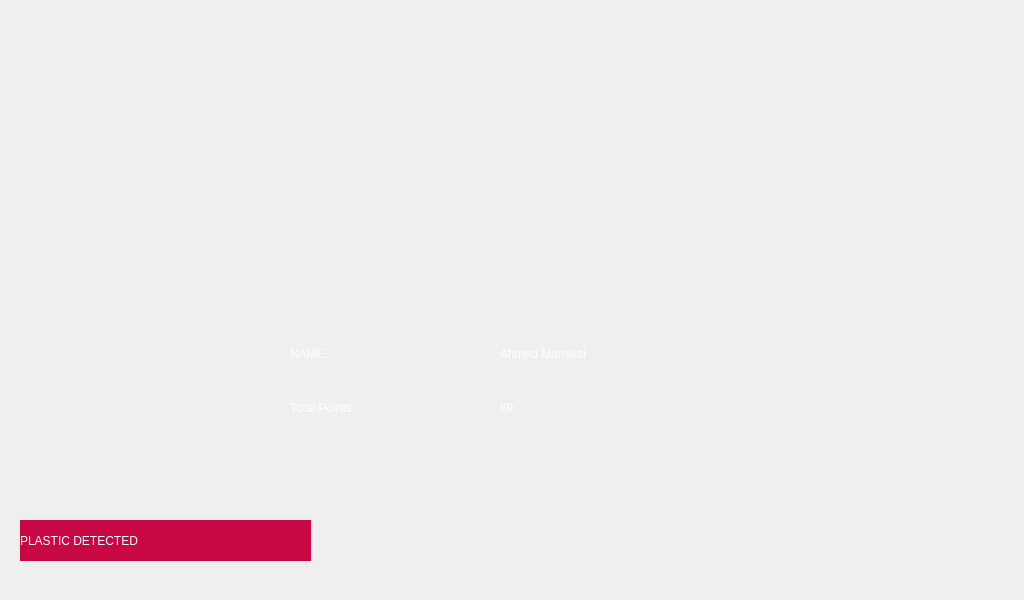
<?xml version="1.0" encoding="UTF-8"?>
<ui version="4.0">
 <class>MainWindow</class>
 <widget class="QMainWindow" name="MainWindow">
  <property name="geometry">
   <rect>
    <x>0</x>
    <y>0</y>
    <width>1024</width>
    <height>600</height>
   </rect>
  </property>
  <property name="windowTitle">
   <string>MainWindow</string>
  </property>
  <widget class="QWidget" name="centralwidget">
   <widget class="QLabel" name="typedetected">
    <property name="geometry">
     <rect>
      <x>40</x>
      <y>270</y>
      <width>241</width>
      <height>221</height>
     </rect>
    </property>
    <property name="styleSheet">
     <string notr="true"/>
    </property>
    <property name="text">
     <string/>
    </property>
    <property name="pixmap">
     <pixmap resource="resrouce.qrc">:/a/plastic.png</pixmap>
    </property>
    <property name="scaledContents">
     <bool>true</bool>
    </property>
   </widget>
   <widget class="QWidget" name="verticalLayoutWidget">
    <property name="geometry">
     <rect>
      <x>290</x>
      <y>330</y>
      <width>191</width>
      <height>101</height>
     </rect>
    </property>
    <layout class="QVBoxLayout" name="verticalLayout">
     <item>
      <widget class="QLabel" name="label_2">
       <property name="styleSheet">
        <string notr="true">font: 75 24pt &quot;MS Shell Dlg 2&quot;;
color: rgb(255, 255, 255);</string>
       </property>
       <property name="text">
        <string>NAME:</string>
       </property>
      </widget>
     </item>
     <item>
      <widget class="QLabel" name="label_4">
       <property name="styleSheet">
        <string notr="true">font: 75 24pt &quot;MS Shell Dlg 2&quot;;color: rgb(255, 255, 255);</string>
       </property>
       <property name="text">
        <string>Total Points:</string>
       </property>
      </widget>
     </item>
    </layout>
   </widget>
   <widget class="QWidget" name="verticalLayoutWidget_2">
    <property name="geometry">
     <rect>
      <x>500</x>
      <y>330</y>
      <width>271</width>
      <height>101</height>
     </rect>
    </property>
    <layout class="QVBoxLayout" name="verticalLayout_2">
     <item>
      <widget class="QLabel" name="name">
       <property name="styleSheet">
        <string notr="true">font: 75 24pt &quot;MS Shell Dlg 2&quot;;
color: rgb(255, 255, 255);</string>
       </property>
       <property name="text">
        <string>Ahmed Marnissi</string>
       </property>
      </widget>
     </item>
     <item>
      <widget class="QLabel" name="totalpoints">
       <property name="styleSheet">
        <string notr="true">font: 75 24pt &quot;MS Shell Dlg 2&quot;;
color: rgb(255, 255, 255);</string>
       </property>
       <property name="text">
        <string>69</string>
       </property>
      </widget>
     </item>
    </layout>
   </widget>
   <widget class="QLabel" name="label">
    <property name="geometry">
     <rect>
      <x>790</x>
      <y>280</y>
      <width>191</width>
      <height>171</height>
     </rect>
    </property>
    <property name="text">
     <string/>
    </property>
    <property name="pixmap">
     <pixmap resource="resrouce.qrc">:/a/plus1.png</pixmap>
    </property>
    <property name="scaledContents">
     <bool>true</bool>
    </property>
   </widget>
   <widget class="QLabel" name="bg">
    <property name="geometry">
     <rect>
      <x>-3</x>
      <y>-10</y>
      <width>1041</width>
      <height>611</height>
     </rect>
    </property>
    <property name="text">
     <string/>
    </property>
    <property name="pixmap">
     <pixmap resource="resrouce.qrc">:/a/backround.jpg</pixmap>
    </property>
    <property name="scaledContents">
     <bool>true</bool>
    </property>
   </widget>
   <widget class="QLabel" name="detected">
    <property name="geometry">
     <rect>
      <x>20</x>
      <y>520</y>
      <width>291</width>
      <height>41</height>
     </rect>
    </property>
    <property name="styleSheet">
     <string notr="true">font: 75 24pt &quot;MS Shell Dlg 2&quot;;
color: rgb(255, 255, 255);
background-color: rgb(200, 8, 69);</string>
    </property>
    <property name="text">
     <string>PLASTIC DETECTED</string>
    </property>
    <property name="textFormat">
     <enum>Qt::PlainText</enum>
    </property>
    <property name="scaledContents">
     <bool>true</bool>
    </property>
    <property name="wordWrap">
     <bool>false</bool>
    </property>
   </widget>
   <widget class="QLabel" name="logo">
    <property name="geometry">
     <rect>
      <x>230</x>
      <y>20</y>
      <width>601</width>
      <height>141</height>
     </rect>
    </property>
    <property name="styleSheet">
     <string notr="true"/>
    </property>
    <property name="text">
     <string/>
    </property>
    <property name="pixmap">
     <pixmap resource="resrouce.qrc">:/a/greenr.png</pixmap>
    </property>
    <property name="scaledContents">
     <bool>true</bool>
    </property>
   </widget>
   <zorder>bg</zorder>
   <zorder>typedetected</zorder>
   <zorder>verticalLayoutWidget</zorder>
   <zorder>verticalLayoutWidget_2</zorder>
   <zorder>label</zorder>
   <zorder>detected</zorder>
   <zorder>logo</zorder>
  </widget>
 </widget>
 <resources>
  <include location="resrouce.qrc"/>
 </resources>
 <connections/>
</ui>
